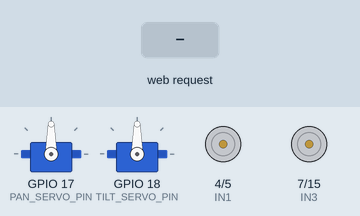
Simulated run of this sketch. Board: ESP32-S3. On the bench: 2 × servo, motor-driver pin pairs drawn as motors (green arrow = first pin HIGH = forward, orange = second pin HIGH = backward, longer = more drive, scaled by the enable pin). The inputs (shaded band) are chosen by the test bench. What the sketch prints to the serial monitor is not drawn.

Above: at 1.2 s.
1.3 s: HTTP request GET /api/pan?dir=1&value=1&angle=1 received
At 2.7 s:
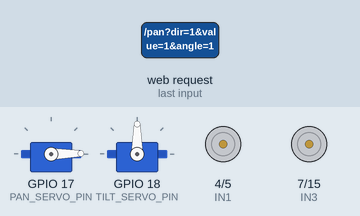
3.4 s: HTTP request GET /api/drive?dir=forward received
At 3.62 s:
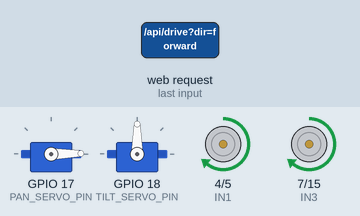
5.3 s: HTTP request GET /api/drive?dir=backward received
At 5.52 s:
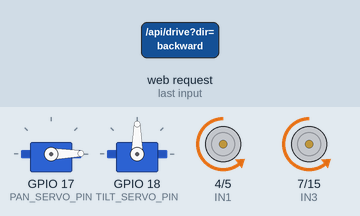
7.2 s: HTTP request GET /api/drive?dir=left received
At 7.42 s:
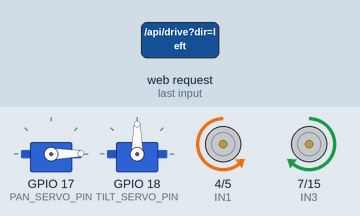
9.1 s: HTTP request GET /api/drive?dir=right received
At 9.32 s:
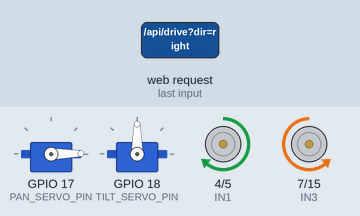
11.0 s: HTTP request GET /api/pan?dir=120&value=120&angle=120 received
At 12.6 s:
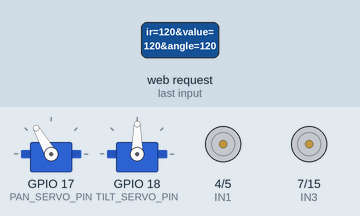
Timing chart, 0 to 14.1 s (numbered marks = the images above; inputs shaded):
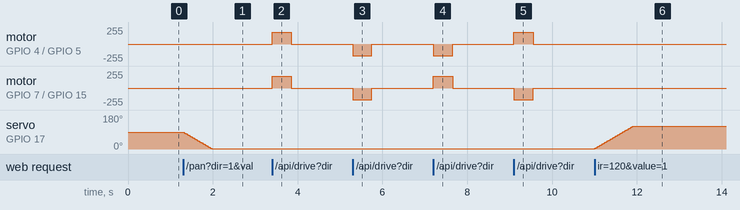

The sketch:

sketch_aug25a.ino
```cpp
/*
  ESP32-S3 RC Car
  - L298N controls two DC motors
  - Two SG90 servos control camera pan and tilt
  - Buzzer horn
  - Mobile control page at http://192.168.4.1

  Install the "ESP32Servo" library from Arduino IDE Library Manager.
*/

#include <WiFi.h>
#include <WebServer.h>
#include <ESP32Servo.h>

#if __has_include("esp_arduino_version.h")
#include "esp_arduino_version.h"
#endif
#ifndef ESP_ARDUINO_VERSION_MAJOR
#define ESP_ARDUINO_VERSION_MAJOR 2
#endif

// ---------- Wi-Fi access point ----------
const char *AP_SSID = "RC-Car-S3";
const char *AP_PASSWORD = "DriveSafe1";  // Minimum 8 characters

// ---------- Pins ----------
// L298N: remove the ENA and ENB jumpers to use speed PWM.
constexpr uint8_t IN1 = 4;   // L298N IN1, left motor direction
constexpr uint8_t IN2 = 5;   // L298N IN2, left motor direction
constexpr uint8_t ENA = 6;   // L298N ENA, left motor PWM
constexpr uint8_t IN3 = 7;   // L298N IN3, right motor direction
constexpr uint8_t IN4 = 15;  // L298N IN4, right motor direction
constexpr uint8_t ENB = 16;  // L298N ENB, right motor PWM

constexpr uint8_t PAN_SERVO_PIN = 17;   // Camera pan SG90 signal
constexpr uint8_t TILT_SERVO_PIN = 18;  // Camera tilt SG90 signal
constexpr uint8_t BUZZER_PIN = 21;      // Passive buzzer signal

constexpr uint32_t MOTOR_PWM_FREQUENCY = 1000;
constexpr uint8_t PWM_RESOLUTION = 8;
constexpr uint8_t LEFT_PWM_CHANNEL = 0;
constexpr uint8_t RIGHT_PWM_CHANNEL = 1;
constexpr uint8_t BUZZER_PWM_CHANNEL = 2;
constexpr uint16_t HORN_FREQUENCY = 2200;

constexpr uint32_t MOTOR_TIMEOUT_MS = 450;
constexpr uint32_t HORN_TIMEOUT_MS = 700;
constexpr uint32_t SERVO_STEP_INTERVAL_MS = 15;
constexpr uint8_t SERVO_STEP_DEGREES = 2;

WebServer server(80);
Servo panServo;
Servo tiltServo;

enum DriveState : uint8_t { STOPPED, FORWARD, BACKWARD, LEFT, RIGHT };
DriveState driveState = STOPPED;

uint8_t motorSpeed = 180;
uint8_t panTarget = 90, panCurrent = 90;
uint8_t tiltTarget = 90, tiltCurrent = 90;
bool hornIsOn = false;
uint32_t lastMotorCommand = 0;
uint32_t lastHornCommand = 0;
uint32_t lastPanStep = 0;
uint32_t lastTiltStep = 0;

const char CONTROL_PAGE[] PROGMEM = R"HTML(
<!doctype html>
<html lang="en">
<head>
<meta charset="utf-8">
<meta name="viewport" content="width=device-width,initial-scale=1,viewport-fit=cover">
<meta name="theme-color" content="#0c1422">
<title>RC Car S3</title>
<style>
:root{--bg:#0c1422;--card:#172338;--line:rgba(255,255,255,.11);--text:#eff6ff;--muted:#93a3bd;--green:#25d9a6;--red:#ee5266;--blue:#2a405e}
*{box-sizing:border-box;-webkit-tap-highlight-color:transparent;user-select:none}
body{margin:0;min-height:100vh;background:radial-gradient(circle at 50% -10%,#31557f,#101a2a 48%,#090e17);color:var(--text);font-family:system-ui,-apple-system,Segoe UI,sans-serif;display:flex;justify-content:center}
main{width:min(100%,520px);padding:max(18px,env(safe-area-inset-top)) 18px max(22px,env(safe-area-inset-bottom))}
header{display:flex;justify-content:space-between;align-items:center;margin:5px 2px 18px}h1{font-size:1.25rem;margin:0;letter-spacing:.04em}.green{color:var(--green)}
#connection{font-size:.78rem;color:var(--muted)}.dot{width:9px;height:9px;border-radius:50%;background:#8090a8;display:inline-block;margin-right:7px}.dot.ok{background:var(--green);box-shadow:0 0 12px var(--green)}.dot.bad{background:var(--red)}
.card{background:linear-gradient(145deg,rgba(39,63,97,.94),rgba(18,28,45,.94));border:1px solid var(--line);border-radius:21px;padding:17px;box-shadow:0 16px 40px rgba(0,0,0,.25)}
.top{display:flex;justify-content:space-between;align-items:center}.car{font-size:2.8rem;filter:drop-shadow(0 5px 8px rgba(0,0,0,.28))}.state{text-align:right}.state small,.section-title{display:block;color:var(--muted);font-size:.69rem;letter-spacing:.12em;text-transform:uppercase}.state b{display:block;color:var(--green);font-size:1.06rem;margin-top:4px}
.range-row{margin-top:15px;padding-top:14px;border-top:1px solid var(--line)}.label{display:flex;justify-content:space-between;color:var(--muted);font-size:.76rem;letter-spacing:.08em;text-transform:uppercase}.value{color:var(--green);font-weight:750;font-variant-numeric:tabular-nums}
input[type=range]{width:100%;height:26px;margin:7px 0 -3px;accent-color:var(--green);cursor:pointer}
.section-title{text-align:center;margin:21px 0 10px}.pad{display:grid;grid-template-columns:repeat(3,1fr);grid-template-rows:repeat(3,74px);gap:9px;max-width:310px;margin:auto}
button{border:0;color:var(--text);font:inherit;font-weight:750;cursor:pointer;touch-action:none}.drive{border:1px solid var(--line);border-radius:18px;background:linear-gradient(145deg,#334a6c,#1d2b43);font-size:1.45rem;box-shadow:0 8px 18px rgba(0,0,0,.2)}.drive.pressed,.drive:active{transform:translateY(2px);background:#3b5d88;box-shadow:inset 0 4px 12px rgba(0,0,0,.26)}
#forward{grid-column:2}#left{grid-row:2}#stop{grid-column:2;grid-row:2;background:linear-gradient(145deg,#ff6d7d,#c7334b);border-color:#ff9aa5;font-size:.72rem;letter-spacing:.08em}#right{grid-column:3;grid-row:2}#backward{grid-column:2;grid-row:3}
.camera{display:grid;grid-template-columns:1fr 1fr;gap:10px;margin-top:13px}.mini{border:1px solid var(--line);border-radius:16px;background:rgba(15,25,41,.72);padding:12px}.mini .label{font-size:.66rem}.horn{grid-column:1/-1;min-height:52px;border-radius:16px;background:linear-gradient(145deg,#f5b828,#c47709);border:1px solid #ffd06b;color:#1b1200;letter-spacing:.08em}.horn.pressed,.horn:active{transform:translateY(2px);background:#ffd157}
.hint{color:var(--muted);text-align:center;font-size:.74rem;line-height:1.45;margin:16px 5px 0}.hint kbd{font-family:inherit;background:#0a111c;border:1px solid var(--line);border-radius:4px;padding:1px 4px}.foot{text-align:center;color:#66758d;font-size:.67rem;margin-top:13px}
@media(max-height:650px){main{padding-top:9px}.card{padding:12px}.pad{grid-template-rows:repeat(3,62px)}.section-title{margin:13px 0 8px}.hint{margin-top:11px}}
</style>
</head>
<body>
<main>
  <header><h1>RC CAR <span class="green">S3</span></h1><div><i id="dot" class="dot"></i><span id="connection">Connecting...</span></div></header>
  <section class="card">
    <div class="top"><div class="car">&#128663;</div><div class="state"><small>Drive mode</small><b id="state">STOPPED</b></div></div>
    <div class="range-row"><div class="label"><span>Motor speed</span><output class="value" id="speedValue">71%</output></div><input id="speed" type="range" min="0" max="255" value="180" aria-label="Motor speed"></div>
  </section>

  <div class="section-title">Hold a direction to drive</div>
  <section class="pad" aria-label="Car controls">
    <button class="drive" id="forward" data-dir="forward" aria-label="Forward">&#9650;</button>
    <button class="drive" id="left" data-dir="left" aria-label="Left">&#9664;</button>
    <button class="drive" id="stop" data-dir="stop" aria-label="Stop">STOP</button>
    <button class="drive" id="right" data-dir="right" aria-label="Right">&#9654;</button>
    <button class="drive" id="backward" data-dir="backward" aria-label="Backward">&#9660;</button>
  </section>

  <section class="camera" aria-label="Camera and horn controls">
    <div class="mini"><div class="label"><span>Camera pan</span><output class="value" id="panValue">90&deg;</output></div><input id="pan" type="range" min="0" max="180" value="90" aria-label="Camera pan"></div>
    <div class="mini"><div class="label"><span>Camera tilt</span><output class="value" id="tiltValue">90&deg;</output></div><input id="tilt" type="range" min="0" max="180" value="90" aria-label="Camera tilt"></div>
    <button id="horn" class="horn" aria-label="Hold for horn">HORN</button>
  </section>

  <p class="hint">Camera sliders work independently of driving.<br>Keyboard: <kbd>W</kbd><kbd>A</kbd><kbd>S</kbd><kbd>D</kbd> or arrow keys.</p>
  <div class="foot">A lost connection automatically stops motors and horn.</div>
</main>
<script>
const speed = document.getElementById('speed');
const pan = document.getElementById('pan');
const tilt = document.getElementById('tilt');
const state = document.getElementById('state');
const dot = document.getElementById('dot');
const connection = document.getElementById('connection');
const horn = document.getElementById('horn');

let heldDrive = null, driveTimer = null, hornTimer = null;
let speedSent = Number(speed.value), panSent = Number(pan.value), tiltSent = Number(tilt.value);
let panTimer = null, tiltTimer = null;

function showSpeed(){ document.getElementById('speedValue').textContent = Math.round(Number(speed.value) * 100 / 255) + '%'; }
function showPan(){ document.getElementById('panValue').textContent = pan.value + '\u00b0'; }
function showTilt(){ document.getElementById('tiltValue').textContent = tilt.value + '\u00b0'; }
function showState(value){ state.textContent = value.toUpperCase(); }
function connected(ok){
  dot.className = 'dot ' + (ok ? 'ok' : 'bad');
  connection.textContent = ok ? 'Car connected' : 'Disconnected';
}
async function api(path){
  try {
    const response = await fetch(path, {cache:'no-store'});
    if (!response.ok) throw new Error('request failed');
    connected(true);
    return response.json();
  } catch (error) {
    connected(false);
    throw error;
  }
}
function sendDrive(direction){
  api('/api/drive?dir=' + encodeURIComponent(direction))
    .then(data => showState(data.state)).catch(() => {});
}
function stopDrive(){
  heldDrive = null;
  if (driveTimer) { clearInterval(driveTimer); driveTimer = null; }
  document.querySelectorAll('.drive.pressed').forEach(button => button.classList.remove('pressed'));
  sendDrive('stop');
}
function startDrive(direction, button){
  if (direction === 'stop') { stopDrive(); return; }
  if (heldDrive === direction) return;
  if (driveTimer) clearInterval(driveTimer);
  document.querySelectorAll('.drive.pressed').forEach(item => item.classList.remove('pressed'));
  heldDrive = direction;
  button.classList.add('pressed');
  sendDrive(direction);
  driveTimer = setInterval(() => { if (heldDrive) sendDrive(heldDrive); }, 150);
}
document.querySelectorAll('.drive').forEach(button => {
  const direction = button.dataset.dir;
  button.addEventListener('pointerdown', event => {
    event.preventDefault();
    button.setPointerCapture(event.pointerId);
    startDrive(direction, button);
  });
  ['pointerup','pointercancel','lostpointercapture'].forEach(eventName =>
    button.addEventListener(eventName, () => { if (direction !== 'stop') stopDrive(); })
  );
  button.addEventListener('contextmenu', event => event.preventDefault());
});

speed.addEventListener('input', showSpeed);
speed.addEventListener('change', () => {
  const value = Number(speed.value);
  if (value !== speedSent) { speedSent = value; api('/api/speed?value=' + value).catch(() => {}); }
});
function sendPan(){
  const value = Number(pan.value);
  if (value !== panSent) { panSent = value; api('/api/pan?angle=' + value).catch(() => {}); }
}
function sendTilt(){
  const value = Number(tilt.value);
  if (value !== tiltSent) { tiltSent = value; api('/api/tilt?angle=' + value).catch(() => {}); }
}
pan.addEventListener('input', () => {
  showPan(); clearTimeout(panTimer); panTimer = setTimeout(sendPan, 60);
});
pan.addEventListener('change', () => { clearTimeout(panTimer); sendPan(); });
tilt.addEventListener('input', () => {
  showTilt(); clearTimeout(tiltTimer); tiltTimer = setTimeout(sendTilt, 60);
});
tilt.addEventListener('change', () => { clearTimeout(tiltTimer); sendTilt(); });

function setHorn(on){ api('/api/horn?on=' + (on ? '1' : '0')).catch(() => {}); }
function startHorn(event){
  event.preventDefault();
  if (hornTimer) return;
  horn.classList.add('pressed');
  setHorn(true);
  hornTimer = setInterval(() => setHorn(true), 180);
}
function stopHorn(){
  if (!hornTimer) return;
  clearInterval(hornTimer); hornTimer = null;
  horn.classList.remove('pressed');
  setHorn(false);
}
horn.addEventListener('pointerdown', event => {
  horn.setPointerCapture(event.pointerId);
  startHorn(event);
});
['pointerup','pointercancel','lostpointercapture'].forEach(eventName => horn.addEventListener(eventName, stopHorn));
horn.addEventListener('contextmenu', event => event.preventDefault());

const keys = {ArrowUp:'forward',KeyW:'forward',ArrowDown:'backward',KeyS:'backward',ArrowLeft:'left',KeyA:'left',ArrowRight:'right',KeyD:'right'};
window.addEventListener('keydown', event => {
  const direction = keys[event.code];
  if (!direction || event.repeat) return;
  event.preventDefault();
  startDrive(direction, document.querySelector('[data-dir="' + direction + '"]'));
});
window.addEventListener('keyup', event => {
  if (keys[event.code]) { event.preventDefault(); stopDrive(); }
});
window.addEventListener('blur', () => { stopDrive(); stopHorn(); });
document.addEventListener('visibilitychange', () => { if (document.hidden) { stopDrive(); stopHorn(); } });

api('/api/status').then(data => {
  speed.value = data.speed; speedSent = data.speed;
  pan.value = data.pan; panSent = data.pan;
  tilt.value = data.tilt; tiltSent = data.tilt;
  showSpeed(); showPan(); showTilt(); showState(data.state);
}).catch(() => {});
showSpeed(); showPan(); showTilt();
</script>
</body>
</html>
)HTML";

const char *driveName() {
  switch (driveState) {
    case FORWARD: return "forward";
    case BACKWARD: return "backward";
    case LEFT: return "left";
    case RIGHT: return "right";
    default: return "stopped";
  }
}

void writePwm(uint8_t pin, uint8_t channel, uint8_t duty) {
#if ESP_ARDUINO_VERSION_MAJOR >= 3
  ledcWrite(pin, duty);
#else
  ledcWrite(channel, duty);
#endif
}

void setLeftMotor(int8_t direction, uint8_t speed) {
  digitalWrite(IN1, direction > 0 ? HIGH : LOW);
  digitalWrite(IN2, direction < 0 ? HIGH : LOW);
  writePwm(ENA, LEFT_PWM_CHANNEL, direction == 0 ? 0 : speed);
}

void setRightMotor(int8_t direction, uint8_t speed) {
  digitalWrite(IN3, direction > 0 ? HIGH : LOW);
  digitalWrite(IN4, direction < 0 ? HIGH : LOW);
  writePwm(ENB, RIGHT_PWM_CHANNEL, direction == 0 ? 0 : speed);
}

void applyDrive() {
  int8_t leftDirection = 0;
  int8_t rightDirection = 0;
  switch (driveState) {
    case FORWARD:  leftDirection = 1;  rightDirection = 1;  break;
    case BACKWARD: leftDirection = -1; rightDirection = -1; break;
    case LEFT:     leftDirection = -1; rightDirection = 1;  break;
    case RIGHT:    leftDirection = 1;  rightDirection = -1; break;
    case STOPPED: break;
  }
  setLeftMotor(leftDirection, motorSpeed);
  setRightMotor(rightDirection, motorSpeed);
}

void stopMotors() {
  driveState = STOPPED;
  applyDrive();
}

void setHorn(bool enabled) {
  hornIsOn = enabled;
  if (enabled) lastHornCommand = millis();
#if ESP_ARDUINO_VERSION_MAJOR >= 3
  ledcWriteTone(BUZZER_PIN, enabled ? HORN_FREQUENCY : 0);
#else
  ledcWriteTone(BUZZER_PWM_CHANNEL, enabled ? HORN_FREQUENCY : 0);
#endif
}

void updateServoSmoothly(Servo &servo, uint8_t &current, uint8_t target, uint32_t &lastStep) {
  if (current == target || millis() - lastStep < SERVO_STEP_INTERVAL_MS) return;
  const int difference = static_cast<int>(target) - current;
  const uint8_t step = abs(difference) < SERVO_STEP_DEGREES
    ? static_cast<uint8_t>(abs(difference)) : SERVO_STEP_DEGREES;
  current += difference > 0 ? step : -step;
  servo.write(current);
  lastStep = millis();
}

void sendStatus(int code = 200) {
  String json = "{\"state\":\"";
  json += driveName();
  json += "\",\"speed\":";
  json += motorSpeed;
  json += ",\"pan\":";
  json += panTarget;
  json += ",\"tilt\":";
  json += tiltTarget;
  json += ",\"horn\":";
  json += (hornIsOn ? "true" : "false");
  json += "}";
  server.sendHeader("Cache-Control", "no-store");
  server.send(code, "application/json", json);
}

void handleDrive() {
  if (!server.hasArg("dir")) {
    server.send(400, "application/json", "{\"error\":\"missing dir\"}");
    return;
  }
  String direction = server.arg("dir");
  if (direction == "forward") driveState = FORWARD;
  else if (direction == "backward") driveState = BACKWARD;
  else if (direction == "left") driveState = LEFT;
  else if (direction == "right") driveState = RIGHT;
  else if (direction == "stop") driveState = STOPPED;
  else {
    server.send(400, "application/json", "{\"error\":\"invalid direction\"}");
    return;
  }
  if (driveState == STOPPED) stopMotors();
  else {
    lastMotorCommand = millis();
    applyDrive();
  }
  sendStatus();
}

void handleSpeed() {
  if (!server.hasArg("value")) {
    server.send(400, "application/json", "{\"error\":\"missing value\"}");
    return;
  }
  int value = server.arg("value").toInt();
  if (value < 0 || value > 255) {
    server.send(400, "application/json", "{\"error\":\"speed must be 0-255\"}");
    return;
  }
  motorSpeed = static_cast<uint8_t>(value);
  if (driveState != STOPPED) applyDrive();
  sendStatus();
}

bool readAngle(uint8_t &target) {
  if (!server.hasArg("angle")) {
    server.send(400, "application/json", "{\"error\":\"missing angle\"}");
    return false;
  }
  int angle = server.arg("angle").toInt();
  if (angle < 0 || angle > 180) {
    server.send(400, "application/json", "{\"error\":\"angle must be 0-180\"}");
    return false;
  }
  target = static_cast<uint8_t>(angle);
  return true;
}

void handlePan() {
  if (readAngle(panTarget)) sendStatus();
}

void handleTilt() {
  if (readAngle(tiltTarget)) sendStatus();
}

void handleHorn() {
  if (!server.hasArg("on")) {
    server.send(400, "application/json", "{\"error\":\"missing on\"}");
    return;
  }
  String on = server.arg("on");
  if (on == "1") setHorn(true);
  else if (on == "0") setHorn(false);
  else {
    server.send(400, "application/json", "{\"error\":\"on must be 0 or 1\"}");
    return;
  }
  sendStatus();
}

void setup() {
  Serial.begin(115200);
  pinMode(IN1, OUTPUT); pinMode(IN2, OUTPUT);
  pinMode(IN3, OUTPUT); pinMode(IN4, OUTPUT);

#if ESP_ARDUINO_VERSION_MAJOR >= 3
  ledcAttach(ENA, MOTOR_PWM_FREQUENCY, PWM_RESOLUTION);
  ledcAttach(ENB, MOTOR_PWM_FREQUENCY, PWM_RESOLUTION);
  ledcAttach(BUZZER_PIN, HORN_FREQUENCY, PWM_RESOLUTION);
#else
  ledcSetup(LEFT_PWM_CHANNEL, MOTOR_PWM_FREQUENCY, PWM_RESOLUTION);
  ledcSetup(RIGHT_PWM_CHANNEL, MOTOR_PWM_FREQUENCY, PWM_RESOLUTION);
  ledcSetup(BUZZER_PWM_CHANNEL, HORN_FREQUENCY, PWM_RESOLUTION);
  ledcAttachPin(ENA, LEFT_PWM_CHANNEL);
  ledcAttachPin(ENB, RIGHT_PWM_CHANNEL);
  ledcAttachPin(BUZZER_PIN, BUZZER_PWM_CHANNEL);
#endif
  stopMotors();
  setHorn(false);

  panServo.setPeriodHertz(50);
  tiltServo.setPeriodHertz(50);
  panServo.attach(PAN_SERVO_PIN, 500, 2400);
  tiltServo.attach(TILT_SERVO_PIN, 500, 2400);
  panServo.write(panCurrent);
  tiltServo.write(tiltCurrent);

  WiFi.mode(WIFI_AP);
  WiFi.softAP(AP_SSID, AP_PASSWORD);
  Serial.println();
  Serial.print("Connect to: "); Serial.println(AP_SSID);
  Serial.print("Open: http://"); Serial.println(WiFi.softAPIP());

  server.on("/", HTTP_GET, []() {
    server.sendHeader("Cache-Control", "no-store, no-cache, must-revalidate");
    server.send_P(200, "text/html", CONTROL_PAGE);
  });
  server.on("/api/status", HTTP_GET, []() { sendStatus(); });
  server.on("/api/drive", HTTP_GET, handleDrive);
  server.on("/api/speed", HTTP_GET, handleSpeed);
  server.on("/api/pan", HTTP_GET, handlePan);
  server.on("/api/tilt", HTTP_GET, handleTilt);
  server.on("/api/horn", HTTP_GET, handleHorn);
  server.onNotFound([]() { server.send(404, "application/json", "{\"error\":\"not found\"}"); });
  server.begin();
}

void loop() {
  server.handleClient();
  updateServoSmoothly(panServo, panCurrent, panTarget, lastPanStep);
  updateServoSmoothly(tiltServo, tiltCurrent, tiltTarget, lastTiltStep);

  if (driveState != STOPPED && millis() - lastMotorCommand > MOTOR_TIMEOUT_MS) {
    stopMotors();
  }
  if (hornIsOn && millis() - lastHornCommand > HORN_TIMEOUT_MS) {
    setHorn(false);
  }
}
```

Measured:
- after the input at 1.3 s, servo on GPIO 17 (PAN_SERVO_PIN): moves from 90° to 1° over 0.67 s, starting at once
- after the input at 3.4 s, motor on GPIO 4 (IN1) / GPIO 5 (IN2), motor on GPIO 7 (IN3) / GPIO 15 (IN4): stopped → forward 179/255 at once, → stopped 0.45 s later
- after the input at 5.3 s, motor on GPIO 4 (IN1) / GPIO 5 (IN2), motor on GPIO 7 (IN3) / GPIO 15 (IN4): stopped → backward 179/255 at once, → stopped 0.45 s later
- after the input at 7.2 s, motor on GPIO 4 (IN1) / GPIO 5 (IN2): stopped → backward 179/255 at once, → stopped 0.45 s later; motor on GPIO 7 (IN3) / GPIO 15 (IN4): stopped → forward 179/255 at once, → stopped 0.45 s later
- after the input at 9.1 s, motor on GPIO 4 (IN1) / GPIO 5 (IN2): stopped → forward 179/255 at once, → stopped 0.45 s later; motor on GPIO 7 (IN3) / GPIO 15 (IN4): stopped → backward 179/255 at once, → stopped 0.45 s later
- after the input at 11.0 s, servo on GPIO 17 (PAN_SERVO_PIN): moves from 1° to 120° over 0.90 s, starting at once
